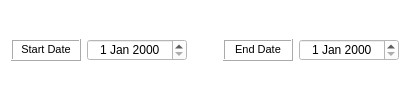
        <widget class="QFrame" name="date_filter_frame">
         <property name="maximumSize">
          <size>
           <width>16777215</width>
           <height>16777215</height>
          </size>
         </property>
         <property name="styleSheet">
          <string notr="true">background-color: transparent</string>
         </property>
         <layout class="QGridLayout" name="gridLayout_5">
          <property name="topMargin">
           <number>5</number>
          </property>
          <property name="bottomMargin">
           <number>5</number>
          </property>
          <item row="1" column="1">
           <widget class="QDateEdit" name="FromDate">
            <property name="minimumSize">
             <size>
              <width>100</width>
              <height>20</height>
             </size>
            </property>
            <property name="styleSheet">
             <string notr="true">background-color: rgb(255, 255, 255);</string>
            </property>
            <property name="alignment">
             <set>Qt::AlignCenter</set>
            </property>
           </widget>
          </item>
          <item row="1" column="2">
           <spacer name="horizontalSpacer_3">
            <property name="orientation">
             <enum>Qt::Horizontal</enum>
            </property>
            <property name="sizeHint" stdset="0">
             <size>
              <width>30</width>
              <height>20</height>
             </size>
            </property>
           </spacer>
          </item>
          <item row="1" column="4">
           <widget class="QDateEdit" name="ToDate">
            <property name="minimumSize">
             <size>
              <width>100</width>
              <height>20</height>
             </size>
            </property>
            <property name="styleSheet">
             <string notr="true">background-color: rgb(255, 255, 255);</string>
            </property>
            <property name="alignment">
             <set>Qt::AlignCenter</set>
            </property>
           </widget>
          </item>
          <item row="1" column="0">
           <widget class="QLabel" name="start_label">
            <property name="minimumSize">
             <size>
              <width>70</width>
              <height>20</height>
             </size>
            </property>
            <property name="styleSheet">
             <string notr="true">background-color:white</string>
            </property>
            <property name="frameShape">
             <enum>QFrame::Box</enum>
            </property>
            <property name="frameShadow">
             <enum>QFrame::Raised</enum>
            </property>
            <property name="text">
             <string>&lt;html&gt;&lt;head/&gt;&lt;body&gt;&lt;p&gt;&lt;span style=&quot; font-size:8pt;&quot;&gt;Start Date&lt;/span&gt;&lt;/p&gt;&lt;/body&gt;&lt;/html&gt;</string>
            </property>
            <property name="alignment">
             <set>Qt::AlignCenter</set>
            </property>
            <property name="margin">
             <number>0</number>
            </property>
           </widget>
          </item>
          <item row="1" column="3">
           <widget class="QLabel" name="end_label">
            <property name="minimumSize">
             <size>
              <width>70</width>
              <height>20</height>
             </size>
            </property>
            <property name="styleSheet">
             <string notr="true">background-color: white</string>
            </property>
            <property name="frameShape">
             <enum>QFrame::Box</enum>
            </property>
            <property name="frameShadow">
             <enum>QFrame::Raised</enum>
            </property>
            <property name="text">
             <string>&lt;!DOCTYPE HTML PUBLIC &quot;-//W3C//DTD HTML 4.0//EN&quot; &quot;http://www.w3.org/TR/REC-html40/strict.dtd&quot;&gt;
&lt;html&gt;&lt;head&gt;&lt;meta name=&quot;qrichtext&quot; content=&quot;1&quot; /&gt;&lt;style type=&quot;text/css&quot;&gt;
p, li { white-space: pre-wrap; }
&lt;/style&gt;&lt;/head&gt;&lt;body style=&quot; font-family:'Ubuntu'; font-size:11pt; font-weight:400; font-style:normal;&quot;&gt;
&lt;p style=&quot; margin-top:10px; margin-bottom:12px; margin-left:0px; margin-right:0px; -qt-block-indent:0; text-indent:0px;&quot;&gt;&lt;span style=&quot; font-size:8pt; color:#000000;&quot;&gt;End Date&lt;/span&gt;&lt;/p&gt;&lt;/body&gt;&lt;/html&gt;</string>
            </property>
            <property name="alignment">
             <set>Qt::AlignCenter</set>
            </property>
            <property name="margin">
             <number>0</number>
            </property>
           </widget>
          </item>
         </layout>
        </widget>
